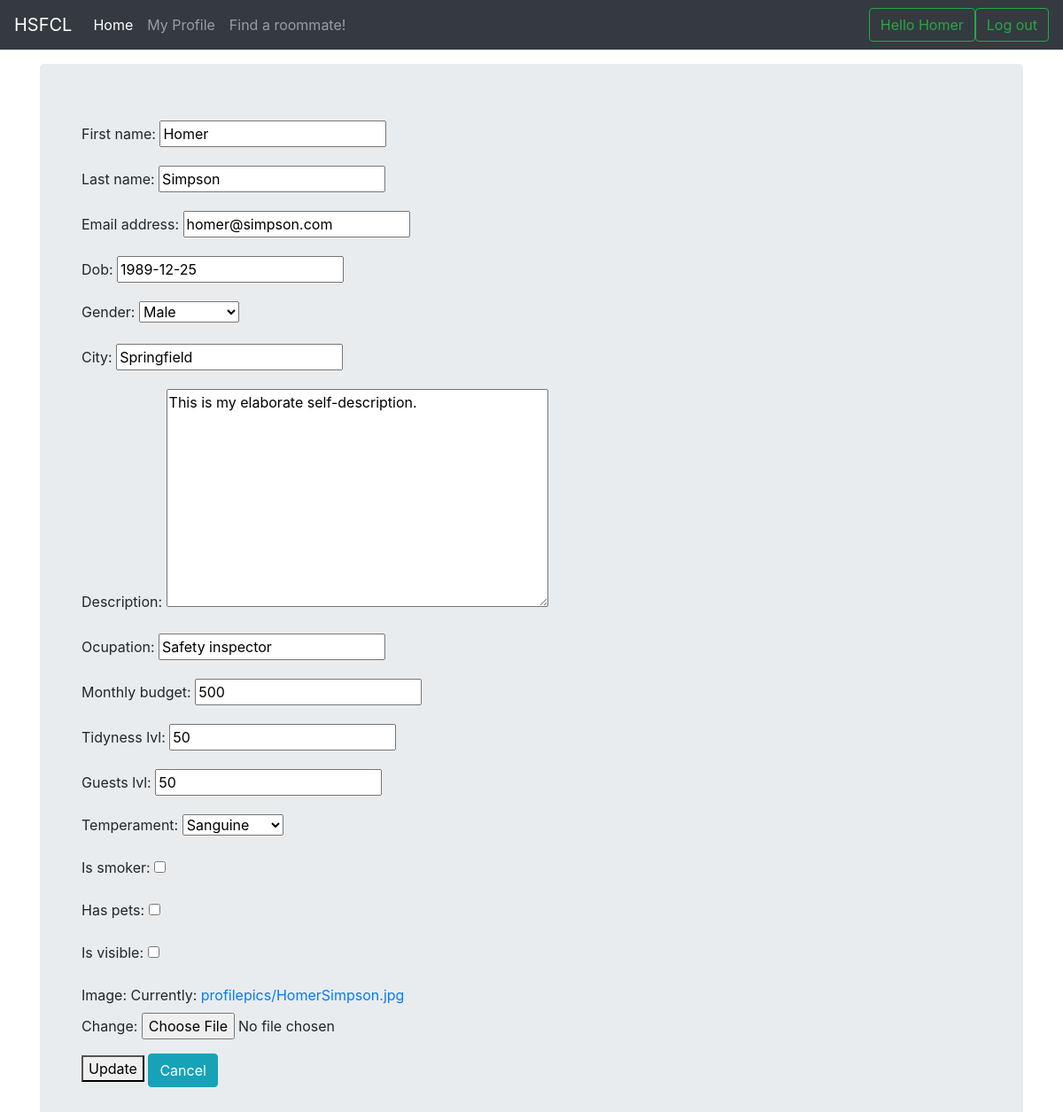
Page /updateprofile (signed in) on the earlier database version.
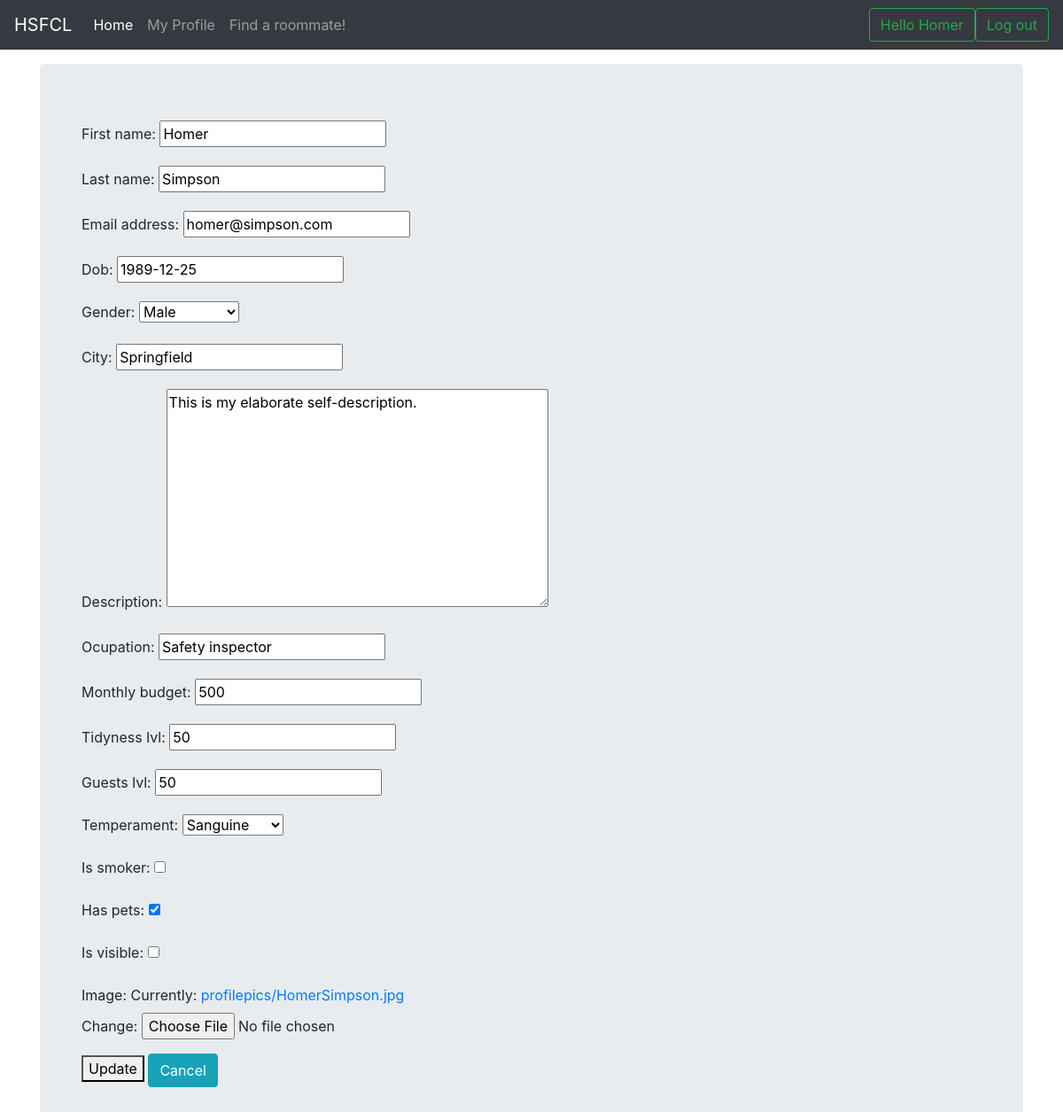
Same page on the later database version.
### filter/models.py (models this page shows, shortened)
class Profile(models.Model):
    user = models.OneToOneField(User, on_delete=models.CASCADE)
    dob = models.DateField(default=datetime.date(1989, 12, 25))
    GENDER_CHOICES = (('M', 'Male'), ('F','Female'), ('U', 'Unspecified'))
    gender = models.CharField(max_length=12, choices=GENDER_CHOICES, default='Unspecified')
    city = models.CharField(max_length=100, default='Braşov')
    description = models.TextField()
    ocupation = models.CharField(max_length=100, default='Student')
    monthly_budget = models.IntegerField(default=500, validators=[
                                                        MaxValueValidator(10000),
                                                        MinValueValidator(1)])
    tidyness_lvl = models.IntegerField(default=50, validators=[
                                                        MaxValueValidator(100),
                                                        MinValueValidator(1)])
    guests_lvl = models.IntegerField(default=50, validators=[
                                                        MaxValueValidator(100),
                                                        MinValueValidator(1)])
    TEMPERAMENT_CHOICES = (('S', 'Sanguine'), ('P', 'Phlegmatic'),
                        ('C', 'Choleric'), ('M', 'Melancholic'),
                        ('U', 'Unspecified'))
    temperament = models.CharField(max_length=12, choices=TEMPERAMENT_CHOICES, default='Unspecified')
    is_smoker = models.BooleanField(default = False)
    has_pets = models.BooleanField(default = False)
    is_visible = models.BooleanField(default = False)
    image = models.ImageField(upload_to='profilepics', default='profilepics/cat.jpeg')
    class Meta:
        verbose_name = 'Profile'
        verbose_name_plural = 'Profiles'
        ordering = ['user']

### filter/views.py (the view)
# urls.py: url(r'^updateprofile$', views.update_profile, name='updateprofile'),
@login_required
@transaction.atomic
def update_profile(request):
    if request.method == 'POST':
        user_form = UserForm(request.POST, instance=request.user)
        profile_form = ProfileForm(request.POST, request.FILES, instance=request.user.profile)
        if user_form.is_valid() and profile_form.is_valid():
            user_form.save()
            profile_form.save()
            messages.success(request, ('Your profile was successfully updated!'))
            return redirect('myprofile')
        else:
            messages.error(request, ('Please correct the error below.'))
    else:
        user_form = UserForm(instance=request.user)
        profile_form = ProfileForm(instance=request.user.profile)
    return render(request, 'filter/updateprofile.html', {
        'user_form': user_form,
        'profile_form': profile_form
    })

### filter/forms.py
class UserForm(forms.ModelForm):
    class Meta:
        model = User
        fields = ('first_name', 'last_name', 'email')

class ProfileForm(forms.ModelForm):
    class Meta:
        model = Profile
        fields = ('dob', 'gender', 'city', 'description', 'ocupation',
            'monthly_budget', 'tidyness_lvl', 'guests_lvl', 'temperament',
            'is_smoker', 'has_pets', 'is_visible', 'image')

### templates/filter/updateprofile.html (shortened to what this page needs)
{% extends "base.html" %}
{% block body %}
<form method="post" enctype="multipart/form-data">
  <div class="container">
    {{ user_form.as_p }}
    {{ profile_form.as_p }}
    <button type="submit">Update</button>
    <a href="myprofile" class="btn btn-info" role="button">Cancel</a>
  </form>
  </div>
{% endblock %}

Differences in the rows shown:
changed Profile "Male": has_pets "☐" → "☑"
